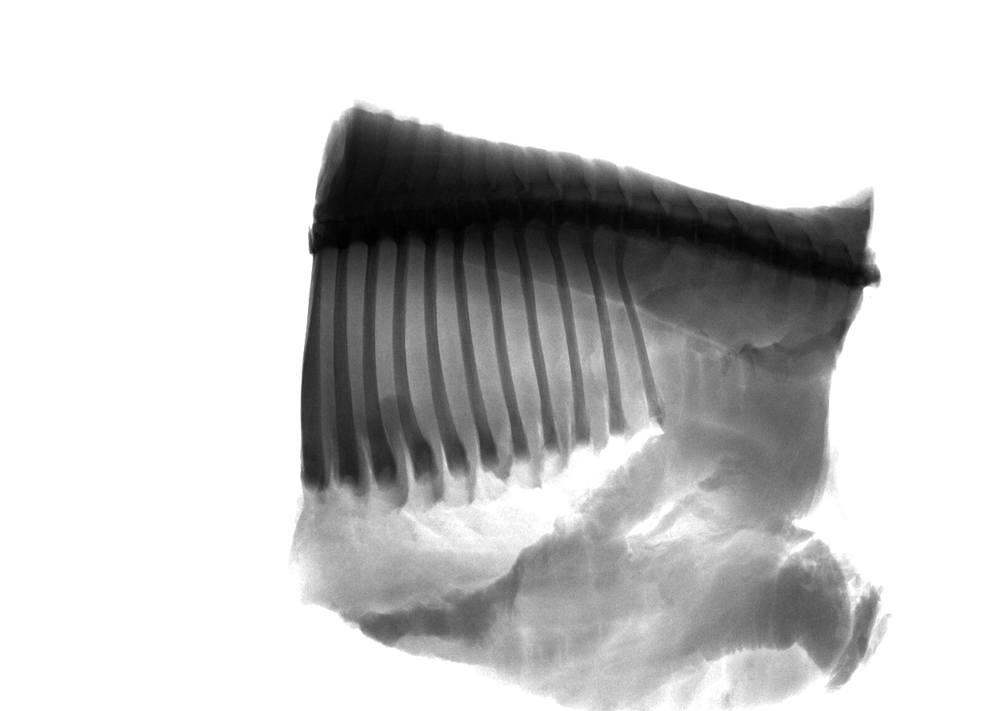
#> input picture numpy/xray_20180112_125809.pnm.png, 992 x 711 px, shrunk from 1250 x 896 before the run
$ python gaussian_blur.py
#> lines starting #> are read from the running program, lines starting #| are printed output that depends on the picture; after the words box and inside, x2 and y2 are one past the last pixel; in counts of white or black regions, pixels touching at a corner belong together
import numpy as np
from scipy import stats
from scipy import signal
import cv2

pdf = stats.norm(5, 10).pdf
lin = np.linspace(0, 10, 2)
gaussian_filter = np.array([[pdf(x) * pdf(y) for x in lin] for y in lin])

image = cv2.imread("xray_20180112_125809.pnm.png")
#> image is the input picture: shape (711, 992, 3); min 0, max 255, mean 202.4
gray_img = cv2.cvtColor(image, cv2.COLOR_BGR2GRAY)
blurred_image = signal.correlate(gray_img, gaussian_filter)
cv2.imwrite("gaussian_image.png", blurred_image)
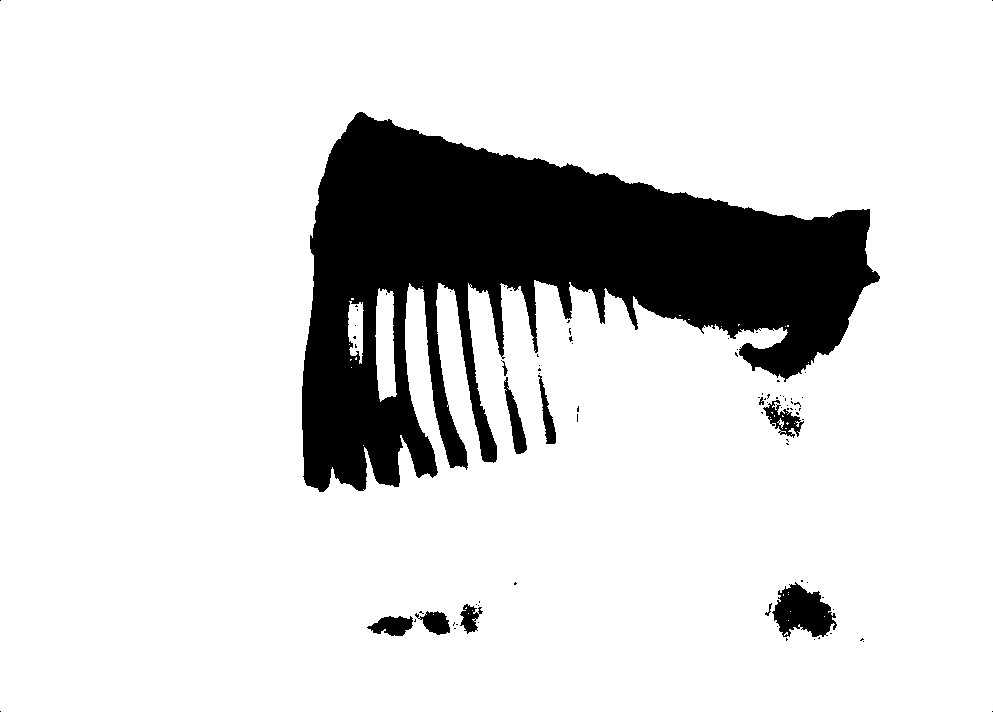
#> saved as gaussian_image.png: shape (712, 993); values 0 (black) and 1 (white), 85.1% white; 86 black regions (75 under 20 px), largest, box (x1, y1, x2, y2) and area: (302, 112, 880, 492) 99406, (772, 582, 837, 637) 2212, (504, 377, 527, 454) 691
cv2.waitKey(0)

$ run again, with numpy/gaissian_image.png copied over numpy/xray_20180112_125809.pnm.png
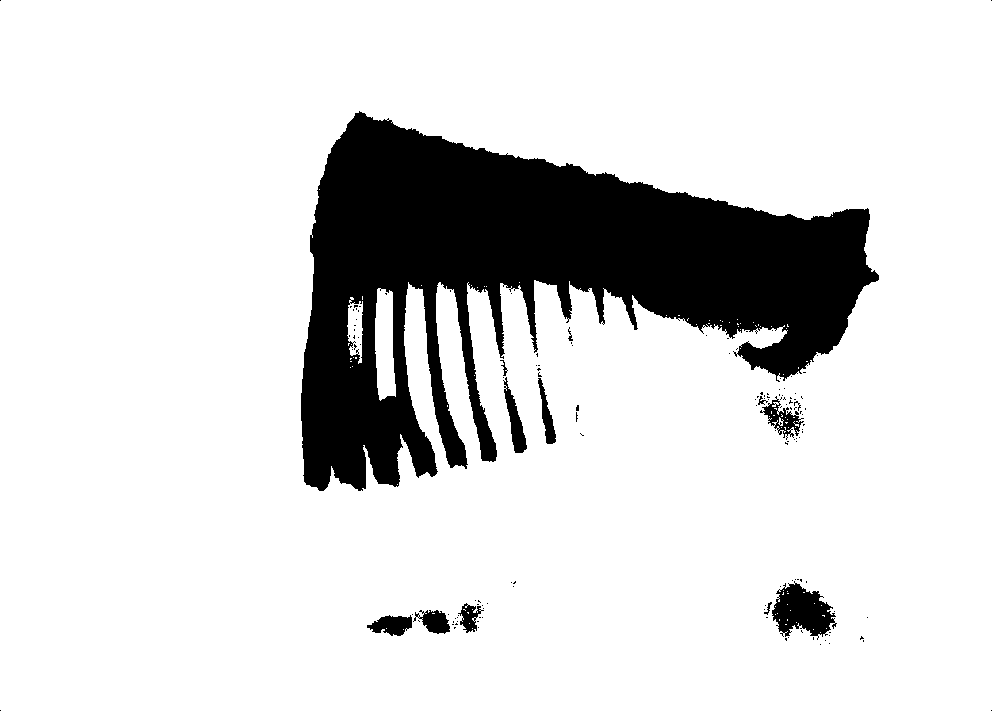
#> input picture numpy/gaissian_image.png, 992 x 711 px, shrunk from 1251 x 897 before the run
#> image is the input picture: shape (711, 992, 3); values 0 (black) and 1 (white), 85.1% white; 139 black regions (126 under 20 px), largest, box (x1, y1, x2, y2) and area: (301, 111, 879, 491) 99384, (772, 581, 837, 640) 2223, (503, 377, 527, 453) 697
#> `blurred_image = signal.correlate(gray_img, gaussian_filter)`:
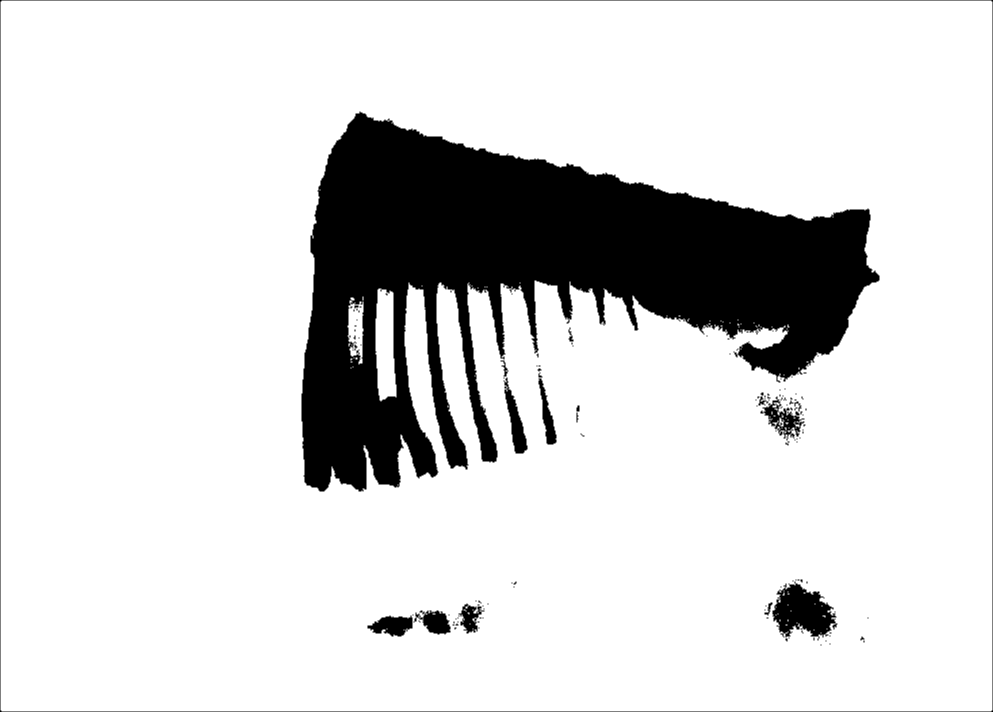
#> blurred_image: shape (712, 993) float64; min 0, max 0.00496, mean 0.00421; drawn with min black and max white
